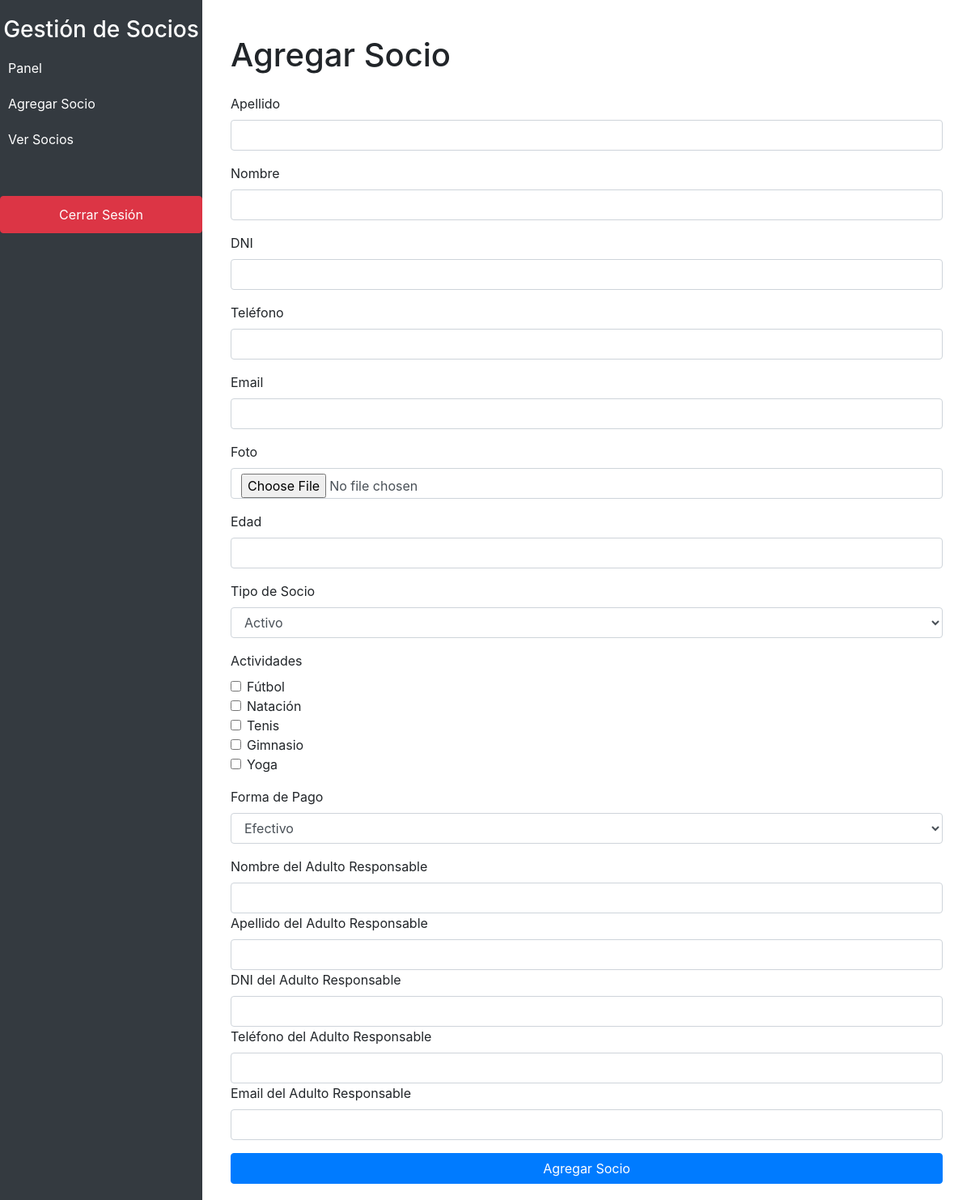
/agregar_socio.php (signed in), run on the app's committed database.
### tables this page shows
CREATE TABLE `actividades` (
  `id` int(11) NOT NULL,
  `nombre` varchar(50) NOT NULL,
  `precio` decimal(10,2) NOT NULL
);

### agregar_socio.php (the view, shortened to what this page needs)
<?php
$servername = "srv650.hstgr.io";
$username = "u704891060_Hermanos2025";
$password = "Hermanos_2025";
$dbname = "u704891060_club_telefonos";
$conn = new mysqli($servername, $username, $password, $dbname);
if ($_SERVER['REQUEST_METHOD'] == 'POST') {
    $apellido = $conn->real_escape_string($_POST['apellido']);
    $nombre = $conn->real_escape_string($_POST['nombre']);
    $dni = $conn->real_escape_string($_POST['dni']);
    $telefono = $conn->real_escape_string($_POST['telefono']);
    $email = $conn->real_escape_string($_POST['email']);
    $foto = $_FILES['foto']['name'];
    $edad = (int)$_POST['edad'];
    $tipo_socio_id = (int)$_POST['tipo_socio_id'];
    $actividades = $_POST['actividades'];
    $estado_cuenta = $conn->real_escape_string($_POST['estado_cuenta']);
    $adulto_responsable_nombre = $conn->real_escape_string($_POST['adulto_responsable_nombre']);
    $adulto_responsable_apellido = $conn->real_escape_string($_POST['adulto_responsable_apellido']);
    $adulto_responsable_dni = $conn->real_escape_string($_POST['adulto_responsable_dni']);
    $adulto_responsable_telefono = $conn->real_escape_string($_POST['adulto_responsable_telefono']);
    $adulto_responsable_email = $conn->real_escape_string($_POST['adulto_responsable_email']);
    $target_dir = "uploads/";
    $target_file = $target_dir . basename($_FILES["foto"]["name"]);
    if (!move_uploaded_file($_FILES["foto"]["tmp_name"], $target_file)) {
        die("Error al subir la foto.");
    }
    $sql = "INSERT INTO socios (apellido, nombre, dni, telefono, email, foto, edad, tipo_socio_id, estado_cuenta)
            VALUES ('$apellido', '$nombre', '$dni', '$telefono', '$email', '$foto', '$edad', '$tipo_socio_id', '$estado_cuenta')";
    if ($conn->query($sql) === TRUE) {
        $socio_id = $conn->insert_id;
        foreach ($actividades as $actividad_id) {
            $sql_actividad = "INSERT INTO socios_actividades (socio_id, actividad_id) VALUES ('$socio_id', '$actividad_id')";
            if (!$conn->query($sql_actividad)) {
                die("Error al insertar actividades: " . $conn->error);
            }
        }
        if ($edad < 13) {
            $relacion = 'Adulto Responsable';
            $sql_responsable = "INSERT INTO responsables (nombre, apellido, dni, telefono, email, relacion, socio_id)
                                VALUES ('$adulto_responsable_nombre', '$adulto_responsable_apellido', '$adulto_responsable_dni', '$adulto_responsable_telefono', '$adulto_responsable_email', '$relacion', '$socio_id')";
            if (!$conn->query($sql_responsable)) {
                die("Error al insertar datos del adulto responsable: " . $conn->error);
            }
        }
        header("Location: ver_socios.php");
    } else {
        die("Error al insertar socio: " . $conn->error);
    }
    $conn->close();
} else {
    $sql = "SELECT * FROM tipos_socios";
    $tipos_socios = $conn->query($sql);
    $sql = "SELECT * FROM actividades";
    $actividades = $conn->query($sql);
}
?>
<!DOCTYPE html>
<html lang="es">
<head>
    <link href="https://stackpath.bootstrapcdn.com/bootstrap/4.5.2/css/bootstrap.min.css" rel="stylesheet">
</head>
<body>
    <div class="sidebar">
        <h3 class="text-center">Gestión de Socios</h3>
        <a href="panel.php">Panel</a>
        <a href="agregar_socio.php">Agregar Socio</a>
        <a href="ver_socios.php">Ver Socios</a>
        <a href="logout.php" class="btn btn-danger btn-block mt-5">Cerrar Sesión</a>
    </div>
    <div class="main-content">
        <div class="container">
            <h1 class="my-4">Agregar Socio</h1>
            <form action="agregar_socio.php" method="POST" enctype="multipart/form-data">
                <div class="form-group">
                    <label for="apellido">Apellido</label>
                    <input type="text" class="form-control" id="apellido" name="apellido" required>
                </div>
                <div class="form-group">
                    <label for="nombre">Nombre</label>
                    <input type="text" class="form-control" id="nombre" name="nombre" required>
                </div>
                <div class="form-group">
                    <label for="dni">DNI</label>
                    <input type="text" class="form-control" id="dni" name="dni" required>
                </div>
                <div class="form-group">
                    <label for="telefono">Teléfono</label>
                    <input type="text" class="form-control" id="telefono" name="telefono" required>
                </div>
                <div class="form-group">
                    <label for="email">Email</label>
                    <input type="email" class="form-control" id="email" name="email" required>
                </div>
                <div class="form-group">
                    <label for="foto">Foto</label>
                    <input type="file" class="form-control" id="foto" name="foto" required>
                </div>
                <div class="form-group">
                    <label for="edad">Edad</label>
                    <input type="number" class="form-control" id="edad" name="edad" required onchange="checkAge()">
                </div>
                <div class="form-group">
                    <label for="tipo_socio_id">Tipo de Socio</label>
                    <select class="form-control" id="tipo_socio_id" name="tipo_socio_id" required>
                        <?php while($row = $tipos_socios->fetch_assoc()): ?>
                            <option value="<?php echo htmlspecialchars($row['id']); ?>"><?php echo htmlspecialchars($row['tipo']); ?></option>
                        <?php endwhile; ?>
                    </select>
                </div>
                <div class="form-group">
                    <label for="actividades">Actividades</label>
                    <div>
                        <?php while($row = $actividades->fetch_assoc()): ?>
                            <div class="form-check">
                                <input class="form-check-input" type="checkbox" name="actividades[]" value="<?php echo htmlspecialchars($row['id']); ?>" id="actividad_<?php echo htmlspecialchars($row['id']); ?>">
                                <label class="form-check-label" for="actividad_<?php echo htmlspecialchars($row['id']); ?>">
                                    <?php echo htmlspecialchars($row['nombre']); ?>
                                </label>
                            </div>
                        <?php endwhile; ?>
                    </div>
                </div>
                <div class="form-group">
                    <label for="estado_cuenta">Forma de Pago</label>
                    <select class="form-control" id="estado_cuenta" name="estado_cuenta" required>
                        <option value="Efectivo">Efectivo</option>
                    </select>
                </div>
                <div class="form-group" id="adulto_responsable_section" style="display:none;">
                    <label for="adulto_responsable_nombre">Nombre del Adulto Responsable</label>
                    <input type="text" class="form-control" id="adulto_responsable_nombre" name="adulto_responsable_nombre">
                    <label for="adulto_responsable_apellido">Apellido del Adulto Responsable</label>
                    <input type="text" class="form-control" id="adulto_responsable_apellido" name="adulto_responsable_apellido">
                    <label for="adulto_responsable_dni">DNI del Adulto Responsable</label>
                    <input type="text" class="form-control" id="adulto_responsable_dni" name="adulto_responsable_dni">
                    <label for="adulto_responsable_telefono">Teléfono del Adulto Responsable</label>
                    <input type="text" class="form-control" id="adulto_responsable_telefono" name="adulto_responsable_telefono">
                    <label for="adulto_responsable_email">Email del Adulto Responsable</label>
                    <input type="email" class="form-control" id="adulto_responsable_email" name="adulto_responsable_email">
                </div>
                <button type="submit" class="btn btn-primary btn-block">Agregar Socio</button>
            </form>
        </div>
    </div>
</body>
</html>

### agregar_socio.php (style rules this page uses)
.sidebar { height: 100%; position: fixed; top: 0; left: 0; width: 250px; background-color: #343a40; color: white; padding-top: 20px; }
.sidebar a { color: white; text-decoration: none; display: block; padding: 10px; transition: 0.3s; }
.main-content { margin-left: 250px; padding: 20px; }

### data on the page
actividades: nombre "Fútbol"
actividades: nombre "Natación"
actividades: nombre "Tenis"
actividades: nombre "Gimnasio"
actividades: nombre "Yoga"

### other printed values
form field tipo_socio_id "Activo"
